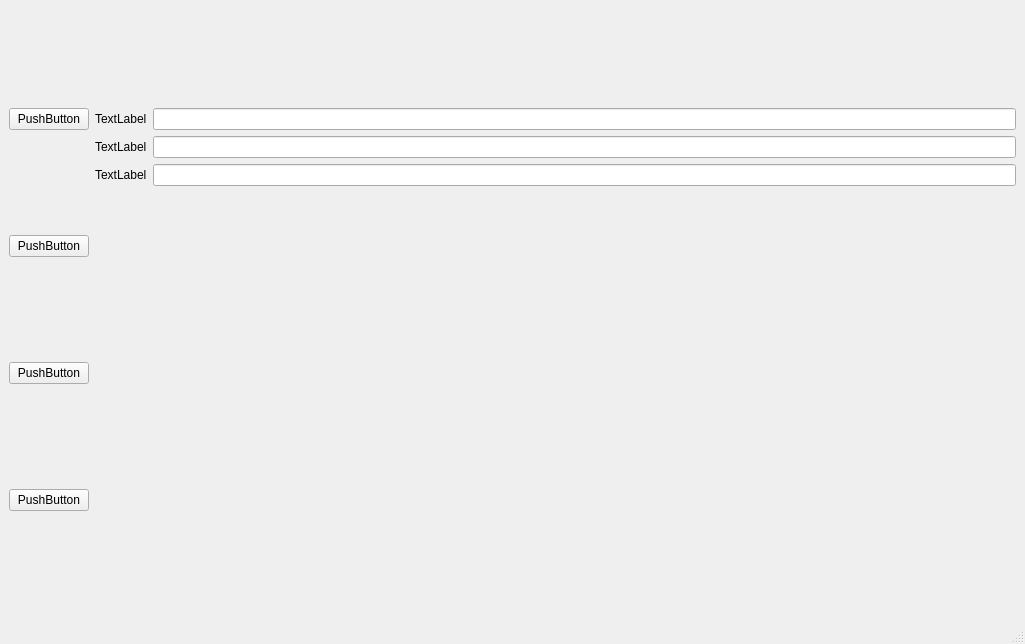
<?xml version="1.0" encoding="UTF-8"?>
<ui version="4.0">
 <class>MainWindow</class>
 <widget class="QMainWindow" name="MainWindow">
  <property name="geometry">
   <rect>
    <x>0</x>
    <y>0</y>
    <width>1025</width>
    <height>644</height>
   </rect>
  </property>
  <property name="windowTitle">
   <string>MainWindow</string>
  </property>
  <widget class="QWidget" name="centralwidget">
   <layout class="QGridLayout" name="gridLayout">
    <item row="1" column="0">
     <widget class="QPushButton" name="pushButton_4">
      <property name="text">
       <string>PushButton</string>
      </property>
     </widget>
    </item>
    <item row="3" column="0">
     <widget class="QPushButton" name="pushButton_3">
      <property name="text">
       <string>PushButton</string>
      </property>
     </widget>
    </item>
    <item row="4" column="0">
     <widget class="QPushButton" name="pushButton_2">
      <property name="text">
       <string>PushButton</string>
      </property>
     </widget>
    </item>
    <item row="2" column="0">
     <widget class="QPushButton" name="pushButton">
      <property name="text">
       <string>PushButton</string>
      </property>
     </widget>
    </item>
    <item row="1" column="1" rowspan="4">
     <layout class="QFormLayout" name="formLayout">
      <item row="0" column="0">
       <widget class="QLabel" name="label">
        <property name="text">
         <string>TextLabel</string>
        </property>
       </widget>
      </item>
      <item row="1" column="0">
       <widget class="QLabel" name="label_2">
        <property name="text">
         <string>TextLabel</string>
        </property>
       </widget>
      </item>
      <item row="2" column="0">
       <widget class="QLabel" name="label_3">
        <property name="text">
         <string>TextLabel</string>
        </property>
       </widget>
      </item>
      <item row="0" column="1">
       <widget class="QLineEdit" name="lineEdit"/>
      </item>
      <item row="1" column="1">
       <widget class="QLineEdit" name="lineEdit_2"/>
      </item>
      <item row="2" column="1">
       <widget class="QLineEdit" name="lineEdit_3"/>
      </item>
     </layout>
    </item>
   </layout>
  </widget>
  <widget class="QMenuBar" name="menubar">
   <property name="geometry">
    <rect>
     <x>0</x>
     <y>0</y>
     <width>1025</width>
     <height>26</height>
    </rect>
   </property>
  </widget>
  <widget class="QStatusBar" name="statusbar"/>
 </widget>
 <resources/>
 <connections/>
</ui>
